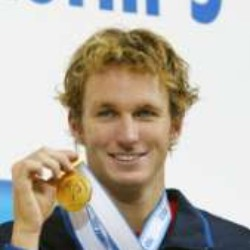
#> input picture kaggle/Face_recognition/input_img/Aaron_Peirsol/Aaron_Peirsol_0001.jpg, 250 x 250 px, given in place of the camera
$ python get_my_facesbyopencv.py
#> lines starting #> are read from the running program, lines starting #| are printed output that depends on the picture
import cv2
import os
import sys
import random

out_dir = './my_faces'
if not os.path.exists(out_dir):
    os.makedirs(out_dir)


# 改变亮度与对比度
def relight(img, alpha=1, bias=0):
    w = img.shape[1]
    h = img.shape[0]
    # image = []
    for i in range(0, w):
        for j in range(0, h):
            for c in range(3):
                tmp = int(img[j, i, c] * alpha + bias)
                if tmp > 255:
                    tmp = 255
                elif tmp < 0:
                    tmp = 0
                img[j, i, c] = tmp
    return img


# 获取分类器
haar = cv2.CascadeClassifier('haarcascade_frontalface_default.xml')

# 打开摄像头 参数为输入流，可以为摄像头或视频文件
camera = cv2.VideoCapture(0)

n = 1
while 1:
    if (n <= 10000):
        print('It`s processing %s image.' % n)
        # 读帧
        success, img = camera.read()
#> img is the input picture: shape (250, 250, 3); mean B, G, R 165.9, 177.4, 184.9

        gray_img = cv2.cvtColor(img, cv2.COLOR_BGR2GRAY)
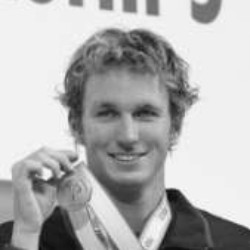
#> gray_img: shape (250, 250); min 10, max 254, mean 178.4
        faces = haar.detectMultiScale(gray_img, 1.3, 5)
#> faces = [[69, 68, 116, 116]]
        for f_x, f_y, f_w, f_h in faces:
            face = img[f_y:f_y + f_h, f_x:f_x + f_w]
            face = cv2.resize(face, (64, 64))
            '''
            if n % 3 == 1:
                face = relight(face, 1, 50)
            elif n % 3 == 2:
                face = relight(face, 0.5, 0)
            '''
            face = relight(face, random.uniform(0.5, 1.5), random.randint(-50, 50))
            cv2.imshow('img', face)
            cv2.imwrite(out_dir + '/' + str(n) + '.jpg', face)
            n += 1
#> this loop made 1 pass
#> (f_x, f_y, f_w, f_h, w in relight, h in relight, n) on pass 1: (69, 68, 116, 116, 64, 64, 2)
#> pass 1, `face = img[f_y:f_y + f_h, f_x:f_x + f_w]`:
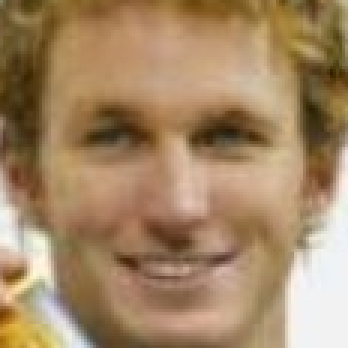
#> face: shape (116, 116, 3) (shown 3 times larger); mean B, G, R 101.1, 135, 164.3
#> pass 1, `face = cv2.resize(face, (64, 64))`:
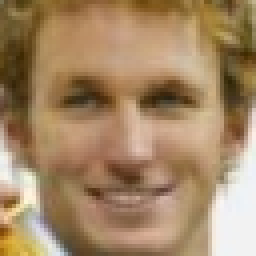
#> face: shape (64, 64, 3) (shown 4 times larger); mean B, G, R 101, 134.9, 164.2
#> pass 1, `face = relight(face, random.uniform(0.5, 1.5), random.randint(-50, 50))`:
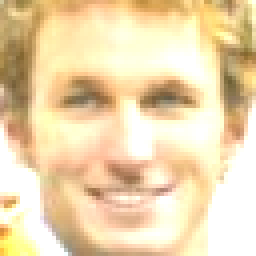
#> face: shape (64, 64, 3) (shown 4 times larger); mean B, G, R 173.5, 214.8, 237.6
#> after the loop, n = 2
        key = cv2.waitKey(30) & 0xff
#> (key Esc is pressed here)
        if key == 27:
            break
    else:
        break
